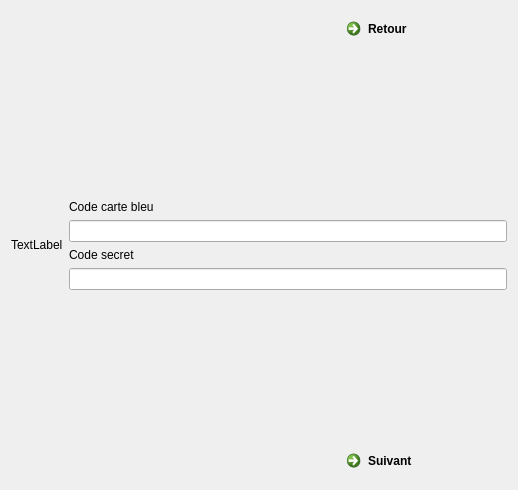
<?xml version="1.0" encoding="UTF-8"?>
<ui version="4.0">
 <class>Dialog</class>
 <widget class="QDialog" name="Dialog">
  <property name="geometry">
   <rect>
    <x>0</x>
    <y>0</y>
    <width>518</width>
    <height>490</height>
   </rect>
  </property>
  <property name="baseSize">
   <size>
    <width>0</width>
    <height>100</height>
   </size>
  </property>
  <property name="windowTitle">
   <string>Dialog</string>
  </property>
  <layout class="QVBoxLayout" name="verticalLayout">
   <item>
    <layout class="QHBoxLayout" name="horizontalLayout">
     <item>
      <spacer name="horizontalSpacer">
       <property name="orientation">
        <enum>Qt::Horizontal</enum>
       </property>
       <property name="sizeHint" stdset="0">
        <size>
         <width>40</width>
         <height>20</height>
        </size>
       </property>
      </spacer>
     </item>
     <item>
      <widget class="QCommandLinkButton" name="clb_retour">
       <property name="sizePolicy">
        <sizepolicy hsizetype="Fixed" vsizetype="Maximum">
         <horstretch>0</horstretch>
         <verstretch>0</verstretch>
        </sizepolicy>
       </property>
       <property name="toolTipDuration">
        <number>-2</number>
       </property>
       <property name="text">
        <string>Retour</string>
       </property>
      </widget>
     </item>
    </layout>
   </item>
   <item>
    <layout class="QHBoxLayout" name="horizontalLayout_2">
     <item>
      <widget class="QLabel" name="tl_code_carte">
       <property name="sizePolicy">
        <sizepolicy hsizetype="Minimum" vsizetype="Minimum">
         <horstretch>0</horstretch>
         <verstretch>0</verstretch>
        </sizepolicy>
       </property>
       <property name="text">
        <string>TextLabel</string>
       </property>
      </widget>
     </item>
     <item>
      <layout class="QVBoxLayout" name="verticalLayout_2">
       <item>
        <spacer name="verticalSpacer">
         <property name="orientation">
          <enum>Qt::Vertical</enum>
         </property>
         <property name="sizeHint" stdset="0">
          <size>
           <width>20</width>
           <height>40</height>
          </size>
         </property>
        </spacer>
       </item>
       <item>
        <widget class="QLabel" name="tl_recapitulatif">
         <property name="text">
          <string>Code carte bleu</string>
         </property>
        </widget>
       </item>
       <item>
        <widget class="QLineEdit" name="le_codesecret"/>
       </item>
       <item>
        <widget class="QLabel" name="tl_code_secret">
         <property name="text">
          <string>Code secret</string>
         </property>
        </widget>
       </item>
       <item>
        <widget class="QLineEdit" name="le_code_carte"/>
       </item>
       <item>
        <spacer name="verticalSpacer_2">
         <property name="orientation">
          <enum>Qt::Vertical</enum>
         </property>
         <property name="sizeHint" stdset="0">
          <size>
           <width>20</width>
           <height>40</height>
          </size>
         </property>
        </spacer>
       </item>
      </layout>
     </item>
    </layout>
   </item>
   <item>
    <layout class="QHBoxLayout" name="horizontalLayout_3">
     <item>
      <spacer name="horizontalSpacer_2">
       <property name="orientation">
        <enum>Qt::Horizontal</enum>
       </property>
       <property name="sizeHint" stdset="0">
        <size>
         <width>40</width>
         <height>20</height>
        </size>
       </property>
      </spacer>
     </item>
     <item>
      <widget class="QCommandLinkButton" name="clb_suivant">
       <property name="text">
        <string>Suivant</string>
       </property>
      </widget>
     </item>
    </layout>
   </item>
  </layout>
 </widget>
 <resources/>
 <connections/>
</ui>
